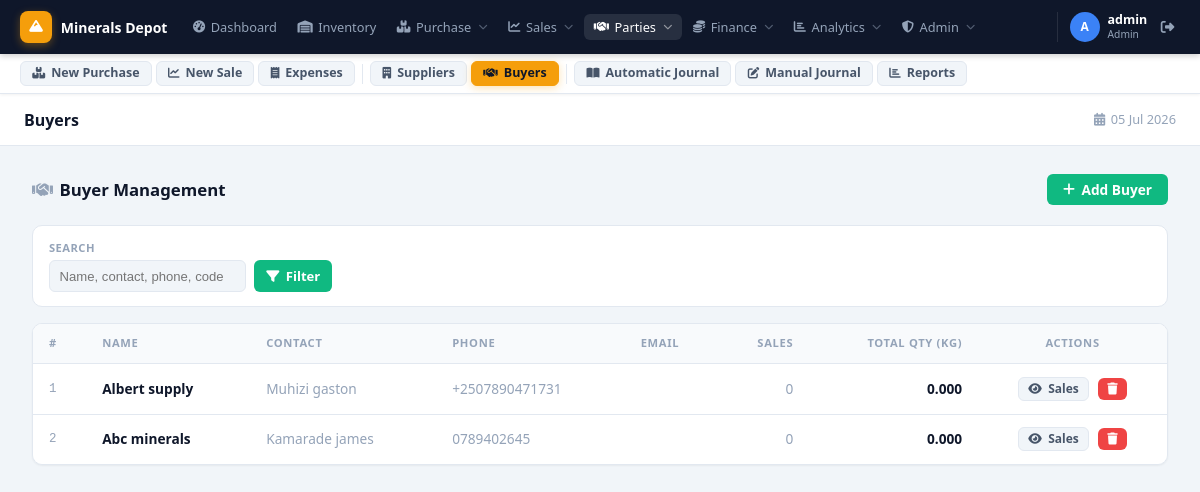
Page /buyers.php (signed in) on the earlier database version.
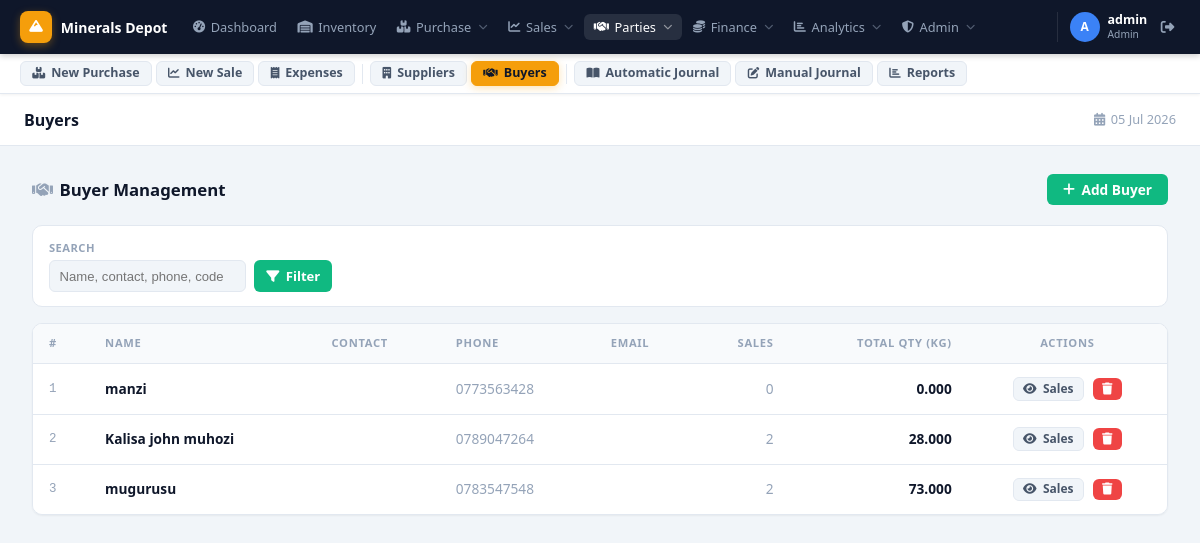
Same page on the later database version.
### tables this page shows
CREATE TABLE `buyers` (
  `id` int(11) NOT NULL,
  `buyer_code` varchar(30) NOT NULL,
  `name` varchar(255) NOT NULL,
  `contact` varchar(100) DEFAULT NULL,
  `phone` varchar(50) DEFAULT NULL,
  `email` varchar(100) DEFAULT NULL,
  `address` text DEFAULT NULL,
  `created_at` timestamp NOT NULL DEFAULT current_timestamp()
);

### buyers.php (the view, shortened to what this page needs)
<?php
require_once 'config/database.php';
$filters = ['search' => trim($_GET['search'] ?? '')];
$where = []; $params = [];
$where_sql = $where ? 'WHERE '.implode(' AND ',$where) : '';
$stmt = $pdo->prepare("
    SELECT b.*,
           COUNT(s.id)               AS sale_count,
           COALESCE(SUM(s.quantity),0) AS total_sold
    FROM buyers b
    LEFT JOIN sales s ON s.buyer_id = b.id
    $where_sql
    GROUP BY b.id
    ORDER BY b.created_at DESC
");
$stmt->execute($params);
$buyers = $stmt->fetchAll();
include 'includes/header.php';
?>
<div class="page-header">
    <h2><i class="fas fa-handshake" style="margin-right:.4rem;color:var(--text-muted)"></i>Buyer Management</h2>
    <button class="btn btn-primary" style="background:#10b981;border-color:#10b981" onclick="openModal()">
        <i class="fas fa-plus"></i> Add Buyer
    </button>
</div>
<form method="GET" action="buyers.php" class="filter-bar">
    <div class="filter-group">
        <label>Search</label>
        <input type="search" name="search" placeholder="Name, contact, phone, code…"
               value="<?= htmlspecialchars($filters['search']) ?>">
    </div>
    <div class="filter-actions">
        <button type="submit" class="btn btn-primary" style="height:2rem;padding:0 .75rem;font-size:.82rem;background:#10b981;border-color:#10b981">
            <i class="fas fa-filter"></i> Filter
        </button>
    </div>
</form>
<div class="table-wrap">
    <table>
        <thead>
            <tr>
                <th>#</th>
                <th>Name</th>
                <th>Contact</th>
                <th>Phone</th>
                <th>Email</th>
                <th style="text-align:right">Sales</th>
                <th style="text-align:right">Total Qty (kg)</th>
                <th style="text-align:center">Actions</th>
            </tr>
        </thead>
        <tbody id="buy-tbody">
        <?php
        $i=0;
        foreach($buyers as $b): ?>
        <tr id="buy-row-<?= $b['id'] ?>">
            <td class="font-mono text-muted" style="font-size:.78rem"><?= ++$i ?></td>
            <td class="fw-600"><?= htmlspecialchars($b['name']) ?></td>
            <td class="text-muted"><?= htmlspecialchars($b['contact'] ?? '') ?></td>
            <td class="text-muted"><?= htmlspecialchars($b['phone'] ?? '') ?></td>
            <td class="text-muted" style="font-size:.82rem"><?= htmlspecialchars($b['email'] ?? '') ?></td>
            <td style="text-align:right" class="text-muted"><?= (int)$b['sale_count'] ?></td>
            <td style="text-align:right" class="fw-600"><?= number_format($b['total_sold'], 3) ?></td>
            <td style="text-align:center;white-space:nowrap">
                <a href="sales.php?buyer_id=<?= $b['id'] ?>"
                   class="btn btn-secondary" style="padding:.3rem .6rem;font-size:.75rem;margin-right:.3rem"
                   title="View sales">
                    <i class="fas fa-eye"></i> Sales
                </a>
                <button class="btn btn-danger" style="padding:.3rem .6rem;font-size:.75rem"
                        onclick="deleteBuyer(<?= $b['id'] ?>, this)">
                    <i class="fas fa-trash"></i>
                </button>
            </td>
        </tr>
        <?php endforeach; ?>
        </tbody>
    </table>
</div>
<?php include 'includes/footer.php'; ?>

Differences in the rows shown:
removed buyers: name "Albert supply", contact "Muhizi gaston", phone "+2507890471731", sale_count "0", total_sold "0.000"
removed buyers: name "Abc minerals", contact "Kamarade james", phone "0789402645", sale_count "0", total_sold "0.000"
added buyers: name "manzi", phone "0773563428", sale_count "0", total_sold "0.000"
added buyers: name "Kalisa john muhozi", phone "0789047264", sale_count "2", total_sold "28.000"
added buyers: name "mugurusu", phone "0783547548", sale_count "2", total_sold "73.000"
